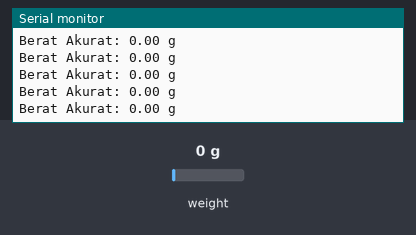
The sketch below on a simulated Arduino Uno, built with avr-gcc and run on an emulated ATmega328P. Shown: the last lines printed to the serial monitor. The test bench sets the inputs (shaded band); at power-on: weight on the scale 0 g.

Above: at 1.2 s.
1.3 s: weight on the scale set to 1250 g
At 1.54 s:
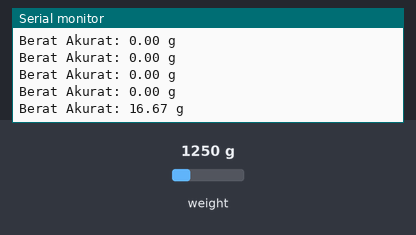
2.8 s: weight on the scale set to 100 g
At 2.87 s:
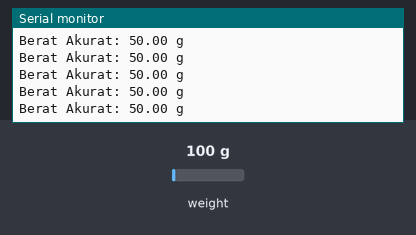
Timing chart, 0 to 5.8 s (numbered marks = the images above; inputs shaded):
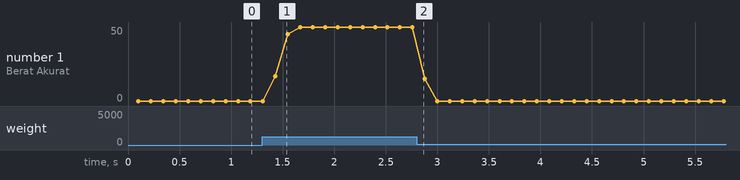

Measured:
- after the input at 1.3 s, the serial monitor: prints a new line after 0.13 s (image 1)
- plotted number 1: 0 → 50 after the input at 1.3 s

The sketch:

High_Accuracy_Measurement.ino
```cpp
#include "HX711.h"

HX711 scale;

// --- Kelas Filter EMA Sederhana ---
class EMAFilter {
private:
  float alpha;
  float last_ema;
  bool has_run;
public:
  EMAFilter(float alpha_val)
    : alpha(alpha_val), last_ema(0.0f), has_run(false) {}

  float filter(float new_value) {
    if (!has_run) {
      last_ema = new_value;
      has_run = true;
    }
    last_ema = (alpha * new_value) + ((1.0 - alpha) * last_ema);
    return last_ema;
  }
};

// Inisialisasi filter EMA dengan faktor pemulusan 0.1
EMAFilter raw_filter(0.4);

// --- Tabel Kalibrasi (Berdasarkan Hasil Anda) ---
const int JUMLAH_TITIK_KALIBRASI = 6;

// Berat referensi yang kita gunakan (dalam gram)
float calibration_weights[JUMLAH_TITIK_KALIBRASI] = { 0.0, 1.6, 3.2, 4.8, 6.4, 50.0 };

// Nilai mentah yang Anda dapatkan dari alat kalibrasi
long calibration_raw_values[JUMLAH_TITIK_KALIBRASI] = { 286576, 290906, 297209, 303523, 308628, 424872 };


// --- Fungsi Interpolasi Linear ---
// Fungsi ini mengubah nilai mentah menjadi gram menggunakan tabel kalibrasi.
float interpolate(long raw_value) {
  // Jika di bawah titik kalibrasi terendah, kembalikan berat terendah.
  if (raw_value <= calibration_raw_values[0]) {
    return calibration_weights[0];
  }
  // Jika di atas titik kalibrasi tertinggi, kembalikan berat tertinggi.
  if (raw_value >= calibration_raw_values[JUMLAH_TITIK_KALIBRASI - 1]) {
    return calibration_weights[JUMLAH_TITIK_KALIBRASI - 1];
  }

  // Cari segmen yang mengapit nilai mentah saat ini
  int i = 0;
  while (raw_value > calibration_raw_values[i + 1]) {
    i++;
  }

  // Ekstrak titik x1, y1 (titik bawah) dan x2, y2 (titik atas)
  long x1 = calibration_raw_values[i];
  float y1 = calibration_weights[i];
  long x2 = calibration_raw_values[i + 1];
  float y2 = calibration_weights[i + 1];

  // Lakukan interpolasi linear
  // Rumus: y = y1 + (x - x1) * (y2 - y1) / (x2 - x1)
  return y1 + ((float)(raw_value - x1) * (y2 - y1)) / (float)(x2 - x1);
}

void setup() {
  Serial.begin(115200);
  Serial.println("Inisialisasi Timbangan Akurasi Tinggi...");
  scale.begin(13, 14);

  // if (!scale.is_ready()) {
  //     Serial.println("HX711 tidak ditemukan. Periksa pengkabelan.");
  //     while (1); // Hentikan eksekusi
  // }
  Serial.println("Sistem siap. Pengukuran dimulai.");
}

void loop() {
  // if (scale.is_ready()) {
  // 1. Baca nilai mentah dari ADC
  long raw_reading = scale.read();

  // 2. Terapkan filter EMA pada nilai mentah
  float filtered_raw = raw_filter.filter(raw_reading);

  // 3. Konversi nilai mentah yang sudah difilter ke gram menggunakan interpolasi
  float accurate_weight = interpolate(filtered_raw);

  // 4. Tampilkan hasil akhir yang akurat
  Serial.print("Berat Akurat: ");
  Serial.print(accurate_weight, 2);  // Tampilkan dengan 2 angka desimal
  Serial.println(" g");
  // } else {
  //     Serial.println("HX711 tidak merespons.");
  // }
  delay(20);
}
```
